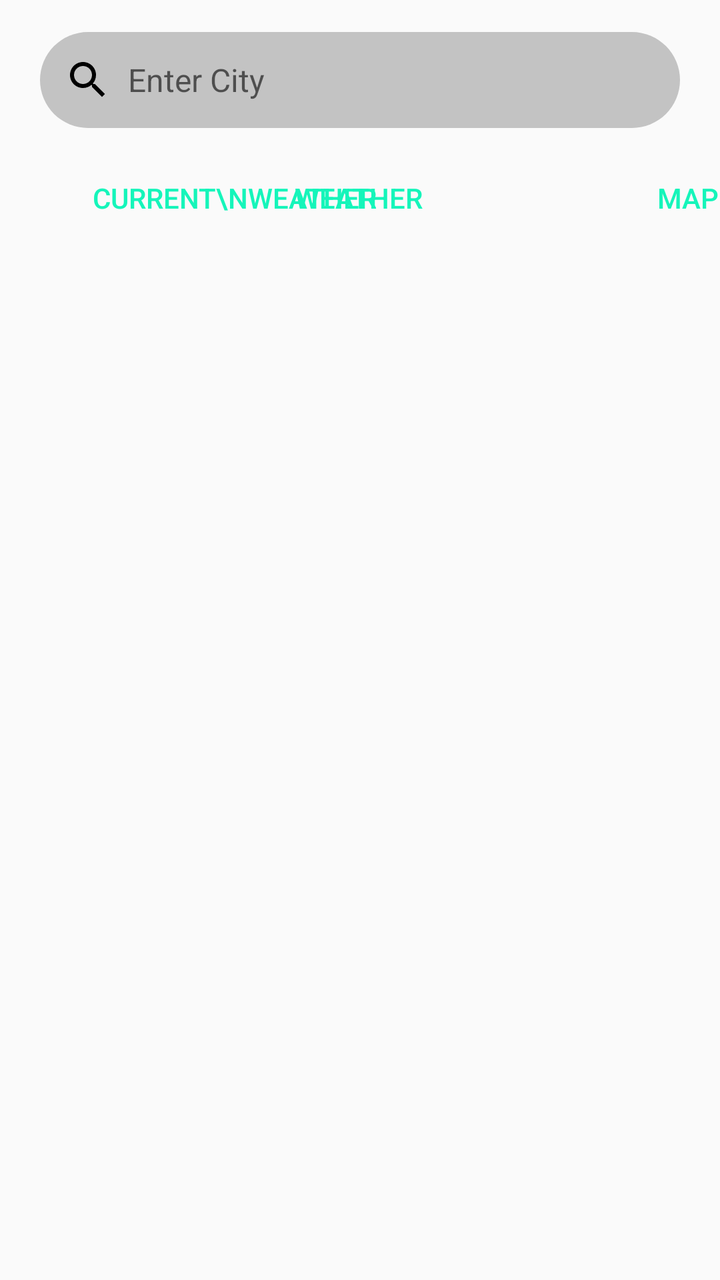
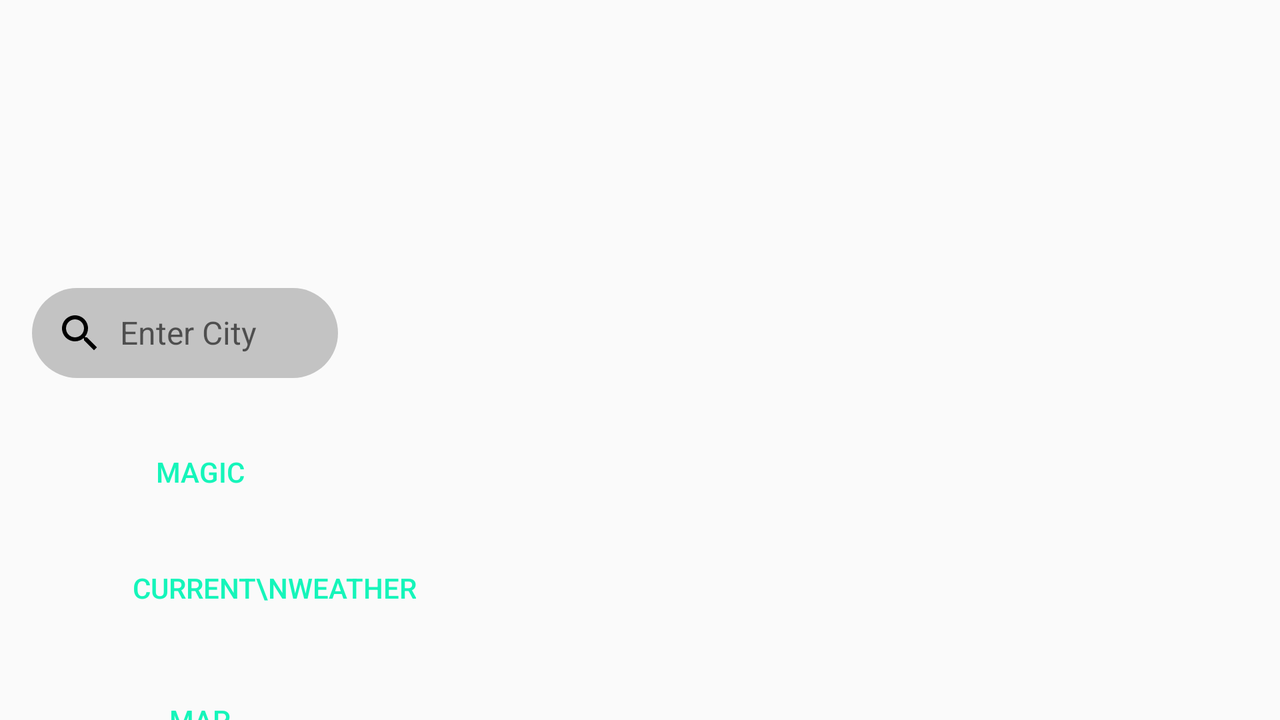

The same Android screen from two of the app's own layout files: first res/layout/ as a phone draws it, then the author's variant for another configuration, drawn on a device whose configuration selects that folder. Both files follow.
<!-- AndroidManifest.xml: application theme Theme.AppCompat.Light.NoActionBar -->
<!-- res/layout/activity_main.xml -->
<?xml version="1.0" encoding="utf-8"?>
<androidx.constraintlayout.widget.ConstraintLayout xmlns:android="http://schemas.android.com/apk/res/android"
    xmlns:app="http://schemas.android.com/apk/res-auto"
    xmlns:tools="http://schemas.android.com/tools"
    android:layout_width="match_parent"
    android:layout_height="match_parent"
    tools:context=".MainActivity">


    <ListView
        android:id="@+id/lvMain"
        android:layout_width="match_parent"
        android:layout_height="0dp"
        android:layout_marginTop="30dp"
        app:layout_constraintBottom_toBottomOf="parent"
        app:layout_constraintTop_toBottomOf="@+id/buttonFetch" />













    <EditText
        android:id="@+id/editTextCityName"
        style="@style/SearchEditTextStyle"
        android:layout_width="match_parent"
        android:layout_height="wrap_content"
        android:layout_marginTop="16dp"
        android:layout_marginLeft="20dp"
        android:layout_marginRight="20dp"
        android:ems="10"
        android:hint="Enter City"
        android:inputType="text"
        app:layout_constraintEnd_toEndOf="parent"
        app:layout_constraintHorizontal_bias="0.5"
        app:layout_constraintStart_toStartOf="parent"
        app:layout_constraintTop_toTopOf="parent" />

    <Button
        android:id="@+id/buttonFetch"
        style="@style/RoundedButtonStyle"
        android:layout_width="wrap_content"
        android:layout_height="wrap_content"
        android:layout_marginTop="75dp"
        android:text="Weather"
        app:layout_constraintEnd_toEndOf="parent"
        app:layout_constraintHorizontal_bias="0.498"
        app:layout_constraintStart_toStartOf="parent"
        app:layout_constraintTop_toTopOf="parent" />

    <Button
        android:id="@+id/buttonMap"
        style="@style/RoundedButtonStyle"
        android:layout_width="wrap_content"
        android:layout_height="wrap_content"
        android:layout_marginStart="300dp"
        android:layout_marginTop="75dp"
        android:text="Map"
        app:layout_constraintStart_toStartOf="parent"
        app:layout_constraintTop_toTopOf="parent" />

    <Button
        android:id="@+id/buttonToCurrentWeather"
        style="@style/RoundedButtonStyle"
        android:layout_width="wrap_content"
        android:layout_height="wrap_content"
        android:layout_marginStart="16dp"
        android:layout_marginTop="75dp"
        android:paddingLeft="30dp"
        android:paddingRight="30dp"
        android:text="Current\nWeather"
        app:layout_constraintStart_toStartOf="parent"
        app:layout_constraintTop_toTopOf="parent" />


</androidx.constraintlayout.widget.ConstraintLayout>
<!-- resources referenced by this layout -->
<resources>
  <style name="RoundedButtonStyle" parent="Widget.AppCompat.Button">
          <item name="android:background">@drawable/rounded_button_background</item>
          <item name="android:textColor">#15F5BA</item>
      </style>
  <style name="SearchEditTextStyle" parent="Widget.AppCompat.EditText">
          <item name="android:background">@drawable/search_edit_text_background</item>
          <item name="android:drawableLeft">@drawable/ic_search</item>
          <item name="android:drawablePadding">8dp</item>
          <item name="android:textColor">@android:color/black</item>
          <item name="android:textSize">16sp</item>
          <item name="android:padding">12dp</item>
      </style>
  <!-- drawable search_edit_text_background (drawable) -->
  <?xml version="1.0" encoding="utf-8"?>
  <shape xmlns:android="http://schemas.android.com/apk/res/android"
      android:shape="rectangle">
      <solid android:color="#C3C3C3"/>
      <corners android:radius="30dp"/>
  </shape>
  <!-- drawable ic_search (drawable) -->
  <?xml version="1.0" encoding="utf-8"?>
  <vector xmlns:android="http://schemas.android.com/apk/res/android"
      android:width="24dp"
      android:height="24dp"
      android:viewportWidth="24.0"
      android:viewportHeight="24.0">
      <path
          android:fillColor="#000000"
          android:pathData="M15.5,14h-0.79l-0.28,-0.27C15.41,12.59 16,11.11 16,9.5 16,5.91 13.09,3 9.5,3S3,5.91 3,9.5 5.91,16 9.5,16c1.61,0 3.09,-0.59 4.23,-1.57l0.27,0.28v0.79l5,4.99L20.49,19l-4.99,-5zm-6,0C7.01,14 5,11.99 5,9.5S7.01,5 9.5,5 14,7.01 14,9.5 11.99,14 9.5,14z"/>
  </vector>
</resources>
<!-- res/layout-land/activity_main.xml (the author's variant of the layout above) -->
<!-- drawn on the phone turned sideways -->
<?xml version="1.0" encoding="utf-8"?>
<androidx.constraintlayout.widget.ConstraintLayout xmlns:android="http://schemas.android.com/apk/res/android"
    xmlns:app="http://schemas.android.com/apk/res-auto"
    xmlns:tools="http://schemas.android.com/tools"
    android:layout_width="match_parent"
    android:layout_height="match_parent"
    tools:context=".MainActivity">


    <ListView
        android:id="@+id/lvMain"
        android:layout_width="match_parent"
        android:layout_height="wrap_content"
        android:layout_marginStart="200dp"
        app:layout_constraintBottom_toBottomOf="parent"
        app:layout_constraintEnd_toEndOf="parent"
        app:layout_constraintStart_toEndOf="parent" />

    <EditText
        android:id="@+id/editTextCityName"
        style="@style/SearchEditTextStyle"
        android:layout_width="153dp"
        android:layout_height="45dp"
        android:layout_marginStart="16dp"
        android:layout_marginTop="144dp"
        android:ems="10"
        android:hint="Enter City"
        android:inputType="text"
        app:layout_constraintStart_toStartOf="parent"
        app:layout_constraintTop_toTopOf="parent" />

    <Button
        android:id="@+id/buttonToCurrentWeather"
        style="@style/RoundedButtonStyle"
        android:layout_width="wrap_content"
        android:layout_height="wrap_content"
        android:paddingLeft="30dp"
        android:paddingRight="30dp"
        android:layout_marginStart="36dp"
        android:layout_marginTop="270dp"
        android:text="Current\nWeather"
        app:layout_constraintStart_toStartOf="parent"
        app:layout_constraintTop_toTopOf="parent" />

    <Button
        android:id="@+id/buttonFetch"
        style="@style/RoundedButtonStyle"
        android:layout_width="wrap_content"
        android:layout_height="wrap_content"
        android:layout_marginStart="56dp"
        android:layout_marginTop="212dp"
        android:text="Magic"
        app:layout_constraintStart_toStartOf="parent"
        app:layout_constraintTop_toTopOf="parent" />

    <Button
        android:id="@+id/buttonMap"
        style="@style/RoundedButtonStyle"
        android:layout_width="wrap_content"
        android:layout_height="wrap_content"
        android:layout_marginStart="56dp"
        android:layout_marginTop="336dp"
        android:text="Map"
        app:layout_constraintStart_toStartOf="parent"
        app:layout_constraintTop_toTopOf="parent" />

</androidx.constraintlayout.widget.ConstraintLayout>
